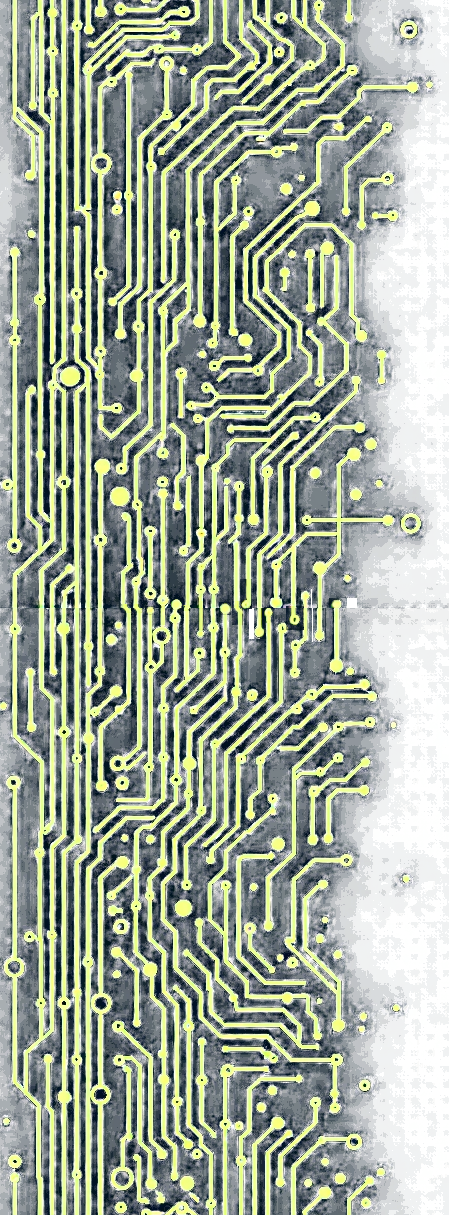
#> input picture img/circuit1t.png, 449 x 1215 px, found by its file name
$ python logo_tiler.py
#> lines starting #> are read from the running program, lines starting #| are printed output that depends on the picture
#!/usr/bin/env python3

from PIL import Image
import math

BASEIMAGE='img/circuit1t.png'

def tile_image_to_aspect(input_path, output_path, target_ratio_height_over_width):
    # Ouvrir l'image source
#> called with input_path = 'img/circuit1t.png', output_path = 'img/tiled_13.png', target_ratio_height_over_width = 4.33
    img = Image.open(input_path)
#> img is the input picture: PIL image 449x1215 RGBA; mean R, G, B, A 56.6, 77.2, 49.7, 136.3
    w, h = img.size
#> w = 449; h = 1215

    # Calcul de la hauteur cible basée sur la largeur actuelle
    target_height = int(w * target_ratio_height_over_width)
#> target_height = 1945

    # Nombre de répétitions nécessaires
    num_repeats = math.ceil(target_height / h)
#> num_repeats = 2

    # Créer une nouvelle image assez haute
    result = Image.new('RGBA', (w, h * num_repeats))
#> result: PIL image 449x2430 RGBA; every value is 0

    for i in range(num_repeats):
        result.paste(img, (0, i * h))
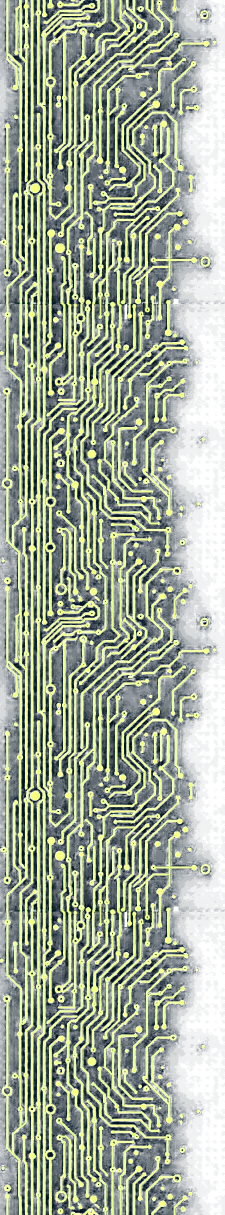
#> result: PIL image 449x2430 RGBA (shown at 1/2 size); mean R, G, B, A 56.6, 77.2, 49.7, 136.3; transparent parts drawn white

    # Recadrer à la hauteur exacte
    final = result.crop((0, 0, w, target_height))
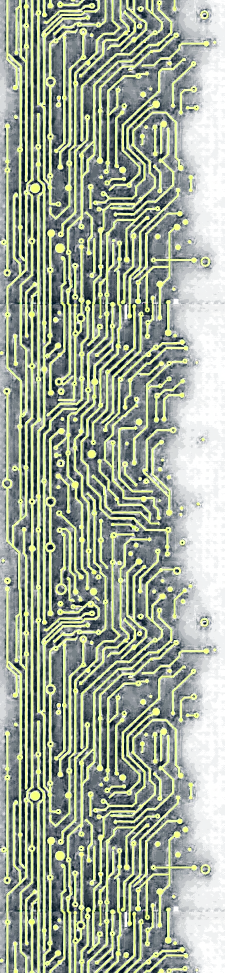
#> final: PIL image 449x1945 RGBA (shown at 1/2 size); mean R, G, B, A 57.2, 77.7, 50, 137.7; transparent parts drawn white

    # Sauvegarder l’image finale
    final.save(output_path)
    print(f"Saved: {output_path} — Size: {final.size}")
#| Saved: img/tiled_13.png — Size: (449, 1945)

# Exemple d’usage
tile_image_to_aspect(
    input_path=BASEIMAGE,
    output_path='img/tiled_13.png',
    target_ratio_height_over_width=13 / 3  # Pour une image de 3cm × 13cm
)
tile_image_to_aspect(
    input_path=BASEIMAGE,
    output_path='img/tiled_9.png',
    target_ratio_height_over_width=9 / 3  # Pour une image de 3cm × 13cm
)
#> call 2 of tile_image_to_aspect, with input_path = 'img/circuit1t.png', output_path = 'img/tiled_9.png', target_ratio_height_over_width = 3
#> in tile_image_to_aspect (call 2), `final = result.crop((0, 0, w, target_height))`:
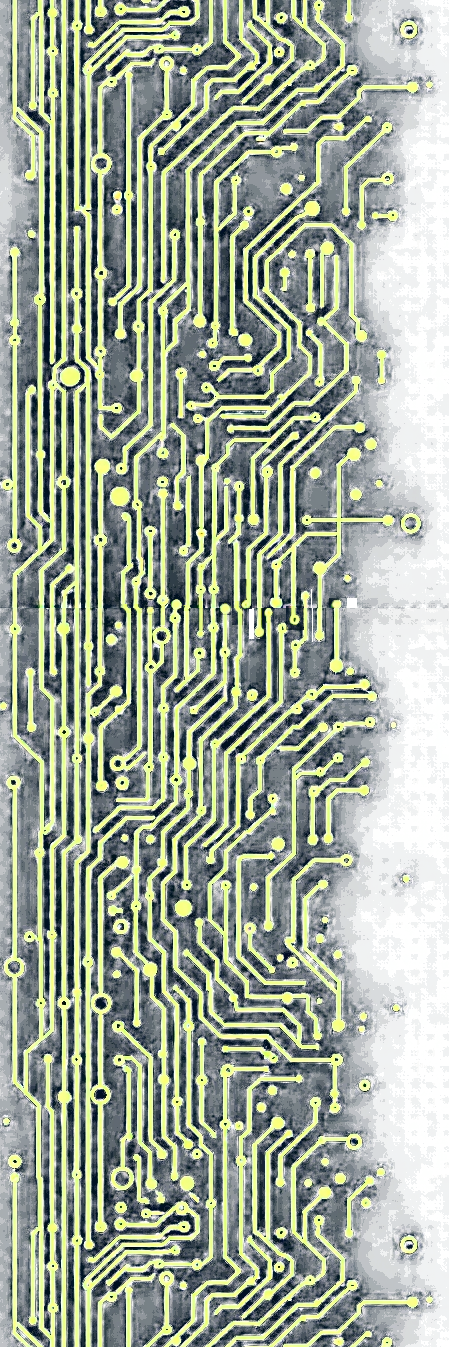
#> final: PIL image 449x1347 RGBA; mean R, G, B, A 57, 77.5, 50, 136.8; transparent parts drawn white
#| Saved: img/tiled_9.png — Size: (449, 1347)
tile_image_to_aspect(
    input_path=BASEIMAGE,
    output_path='img/tiled_4.png',
    target_ratio_height_over_width=3 / 3  # Pour une image de 3cm × 13cm
)
#> call 3 of tile_image_to_aspect, with input_path = 'img/circuit1t.png', output_path = 'img/tiled_4.png', target_ratio_height_over_width = 1
#> in tile_image_to_aspect (call 3), `result = Image.new('RGBA', (w, h * num_repeats))`: result: PIL image 449x1215 RGBA; every value is 0
#> in tile_image_to_aspect (call 3), `final = result.crop((0, 0, w, target_height))`:
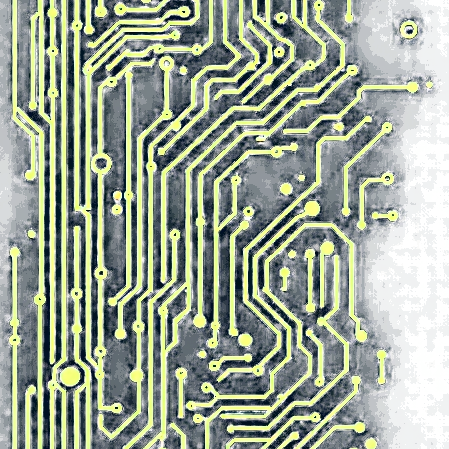
#> final: PIL image 449x449 RGBA; mean R, G, B, A 57.6, 77.9, 50.2, 139.5; transparent parts drawn white
#| Saved: img/tiled_4.png — Size: (449, 449)
tile_image_to_aspect(
    input_path=BASEIMAGE,
    output_path='img/tiled_119.png',
    target_ratio_height_over_width=130 / 3  # Pour une image de 3cm × 13cm
)
#> call 4 of tile_image_to_aspect, with input_path = 'img/circuit1t.png', output_path = 'img/tiled_119.png', target_ratio_height_over_width = 43.33
#> in tile_image_to_aspect (call 4), `result = Image.new('RGBA', (w, h * num_repeats))`: result: PIL image 449x20655 RGBA; every value is 0
#> after the loop in tile_image_to_aspect (call 4), `for i in range(num_repeats):`:
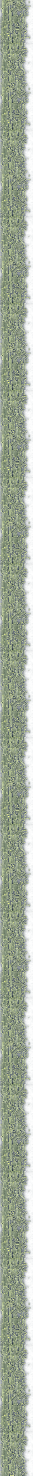
#> result: PIL image 449x20655 RGBA (shown at 1/14 size); mean R, G, B, A 56.6, 77.2, 49.7, 136.3; transparent parts drawn white
#> in tile_image_to_aspect (call 4), `final = result.crop((0, 0, w, target_height))`:
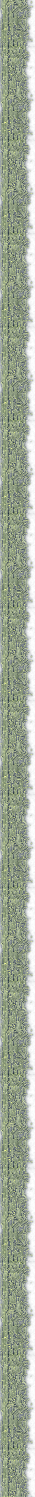
#> final: PIL image 449x19456 RGBA (shown at 1/13 size); mean R, G, B, A 56.6, 77.2, 49.7, 136.3; transparent parts drawn white
#| Saved: img/tiled_119.png — Size: (449, 19456)
